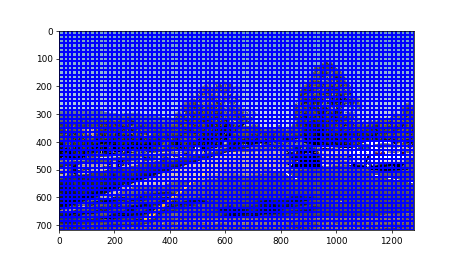
#> input picture examples/boxes.png, 460 x 259 px
$ python -i lesson_functions.py   (imports and definitions only)   (older library calls are emulated)
#> lines starting #> are read from the running program, lines starting #| are printed output that depends on the picture
import numpy as np
import cv2
from skimage.feature import hog

# [7 lines left out: function convert_color, not called in this run]

def get_hog_features(img, orient, pix_per_cell, cell_per_block,
                        vis=False, feature_vec=True):
    # Call with two outputs if vis==True
    if vis == True:
        features, hog_image = hog(img, orientations=orient,
                                  pixels_per_cell=(pix_per_cell, pix_per_cell),
                                  cells_per_block=(cell_per_block, cell_per_block),
                                  block_norm= 'L2-Hys',
                                  transform_sqrt=False,
                                  visualise=vis, feature_vector=feature_vec)
        return features, hog_image
    # Otherwise call with one output
    else:
        features = hog(img, orientations=orient,
                       pixels_per_cell=(pix_per_cell, pix_per_cell),
                       cells_per_block=(cell_per_block, cell_per_block),
                       block_norm= 'L2-Hys',
                       transform_sqrt=False,
                       visualise=vis, feature_vector=feature_vec)
        return features

def bin_spatial(img, size=(32, 32)):
#> called with size = (32, 32)
    color1 = cv2.resize(img[:,:,0], size).ravel()
#> color1 = 1024 values, max 255 at index 0, min 0 at index 135, mean 122.6
    color2 = cv2.resize(img[:,:,1], size).ravel()
#> color2 = 1024 values, max 255 at index 0, min 0 at index 135, mean 124.5
    color3 = cv2.resize(img[:,:,2], size).ravel()
#> color3 = 1024 values, max 255 at index 0, min 2 at index 526, mean 223.7
    return np.hstack((color1, color2, color3))

def color_hist(img, nbins=32):    #bins_range=(0, 256)
    # Compute the histogram of the color channels separately
    channel1_hist = np.histogram(img[:,:,0], bins=nbins)
    channel2_hist = np.histogram(img[:,:,1], bins=nbins)
    channel3_hist = np.histogram(img[:,:,2], bins=nbins)
    # Concatenate the histograms into a single feature vector
    hist_features = np.concatenate((channel1_hist[0], channel2_hist[0], channel3_hist[0]))
    # Return the individual histograms, bin_centers and feature vector
    return hist_features


import matplotlib.image as mpimg
import matplotlib.pyplot as plt
import numpy as np
import pickle
import cv2
from scipy.ndimage.measurements import label


# [207 lines left out: functions add_heat, apply_threshold, draw_labeled_bboxes, find_cars, extract_features, slide_window and 1 more, not called in this run]


# Define a function to extract features from a single image window
# This function is very similar to extract_features()
# just for a single image rather than list of images
def single_img_features(img, color_space='RGB', spatial_size=(32, 32),
                        hist_bins=32, orient=9,
                        pix_per_cell=8, cell_per_block=2, hog_channel=0,
                        spatial_feat=True, hist_feat=True, hog_feat=True):
    #1) Define an empty list to receive features
    img_features = []
    #2) Apply color conversion if other than 'RGB'
    if color_space != 'RGB':
        if color_space == 'HSV':
            feature_image = cv2.cvtColor(img, cv2.COLOR_RGB2HSV)
        elif color_space == 'LUV':
            feature_image = cv2.cvtColor(img, cv2.COLOR_RGB2LUV)
        elif color_space == 'HLS':
            feature_image = cv2.cvtColor(img, cv2.COLOR_RGB2HLS)
        elif color_space == 'YUV':
            feature_image = cv2.cvtColor(img, cv2.COLOR_RGB2YUV)
        elif color_space == 'YCrCb':
            feature_image = cv2.cvtColor(img, cv2.COLOR_RGB2YCrCb)
    else: feature_image = np.copy(img)
    #3) Compute spatial features if flag is set
    if spatial_feat == True:
        spatial_features = bin_spatial(feature_image, size=spatial_size)
#> spatial_features = 3072 values, max 255 at index 0, min 0 at index 135, mean 157
        #4) Append features to list
        img_features.append(spatial_features)
    #5) Compute histogram features if flag is set
    if hist_feat == True:
        hist_features = color_hist(feature_image, nbins=hist_bins)
#> in color_hist, `hist_features = np.concatenate((channel1_hist[0], channel2_hist[0], ch..`: hist_features = 96 values, max 95146 at index 95, min 34 at index 93, mean 3723.1
        #6) Append features to list
        img_features.append(hist_features)
    #7) Compute HOG features if flag is set
    if hog_feat == True:
        if hog_channel == 'ALL':
            hog_features = []
            for channel in range(feature_image.shape[2]):
                hog_features.extend(get_hog_features(feature_image[:,:,channel],
                                    orient, pix_per_cell, cell_per_block,
                                    vis=False, feature_vec=True))
        else:
            hog_features = get_hog_features(feature_image[:,:,hog_channel], orient,
                        pix_per_cell, cell_per_block, vis=False, feature_vec=True)
#> in get_hog_features, `features = hog(img, orientations=orient, pixels_per_cell=(pix_per_cell..`:
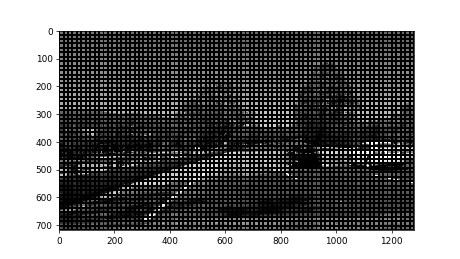
#> img: shape (259, 460); min 0, max 255, mean 122.3
        #8) Append features to list
        img_features.append(hog_features)

    #9) Return concatenated array of features
    return np.concatenate(img_features)

# Define a function you will pass an image
# and the list of windows to be searched (output of slide_windows())
# [97 lines left out: functions search_windows, find_cars, not called in this run]

>>> import cv2
>>> picture = cv2.cvtColor(cv2.imread('examples/boxes.png'), cv2.COLOR_BGR2RGB)
>>> result = single_img_features(picture)

$ run again, on examples/car-hog.png
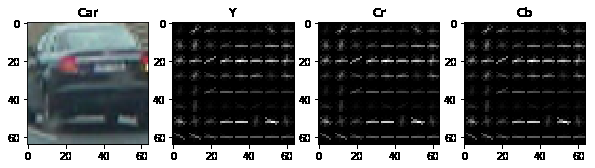
#> input picture examples/car-hog.png, 595 x 168 px
#> color1 = 1024 values, max 255 at index 0, min 0 at index 137, mean 102.1
#> color2 = 1024 values, max 255 at index 0, min 0 at index 137, mean 104
#> color3 = 1024 values, max 255 at index 0, min 0 at index 137, mean 104.5
#> spatial_features = 3072 values, max 255 at index 0, min 0 at index 137, mean 103.5
#> in color_hist, `hist_features = np.concatenate((channel1_hist[0], channel2_hist[0], ch..`: hist_features = 96 values, max 37655 at index 31, min 0 at index 27, mean 3123.8
#> in get_hog_features, `features = hog(img, orientations=orient, pixels_per_cell=(pix_per_cell..`:
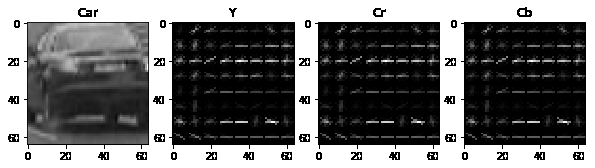
#> img: shape (168, 595); min 0, max 255, mean 114.1

$ run again, on examples/heatmap.png
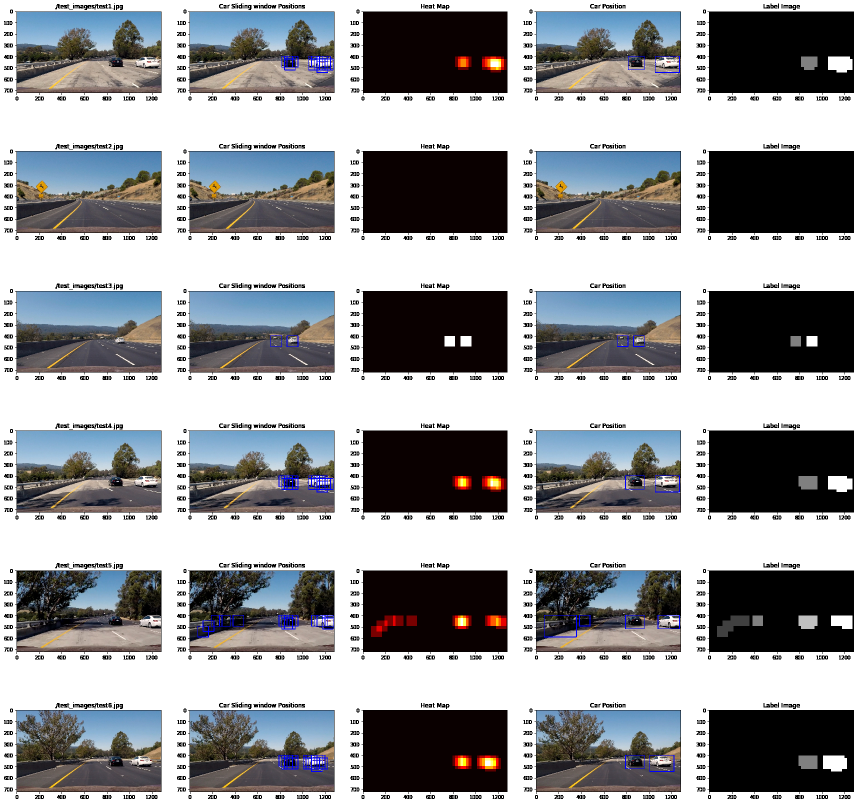
#> input picture examples/heatmap.png, 1717 x 1607 px (shown at 1/2 size)
#> color1 = 1024 values, max 255 at index 0, min 0 at index 26, mean 154.6
#> color2 = 1024 values, max 255 at index 0, min 0 at index 14, mean 155.8
#> color3 = 1024 values, max 255 at index 0, min 0 at index 14, mean 160.7
#> spatial_features = 3072 values, max 255 at index 0, min 0 at index 26, mean 157
#> in color_hist, `hist_features = np.concatenate((channel1_hist[0], channel2_hist[0], ch..`: hist_features = 96 values, max 1295718 at index 31, min 706 at index 60, mean 86225.6
#> in get_hog_features, `features = hog(img, orientations=orient, pixels_per_cell=(pix_per_cell..`:
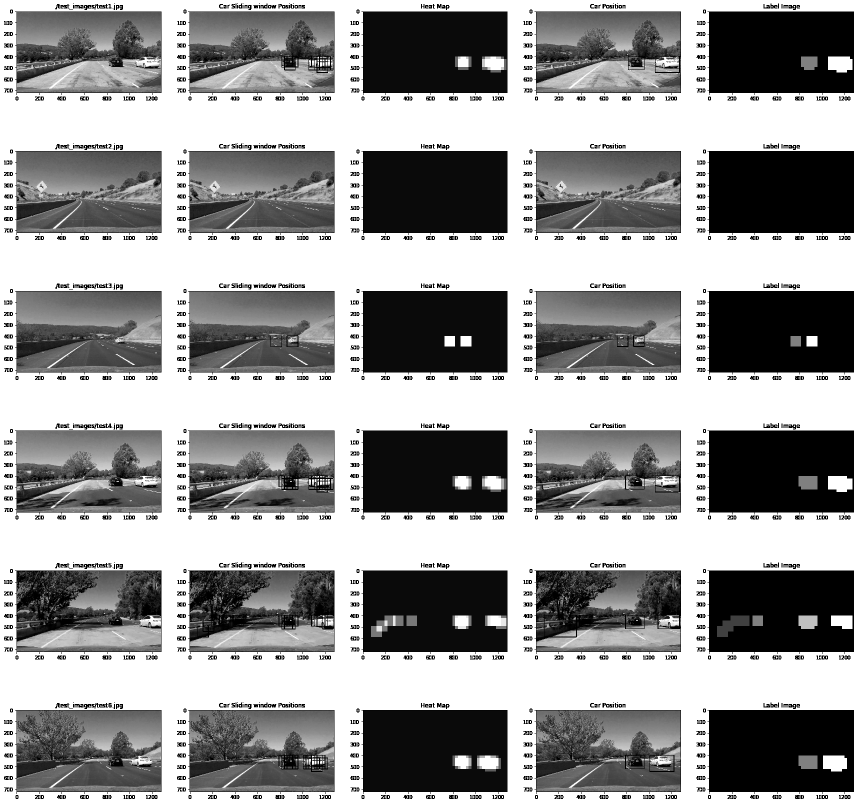
#> img: shape (1607, 1717) (shown at 1/2 size); min 0, max 255, mean 152
